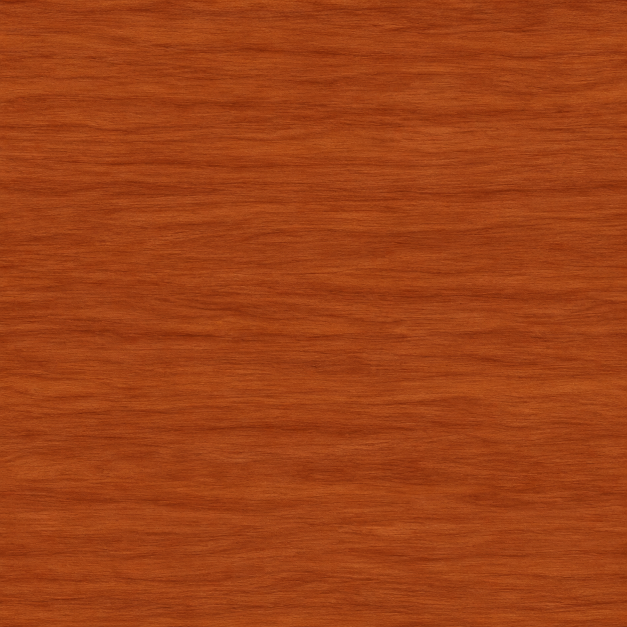
#> input picture art/wood/raw/cherry.png, 1254 x 1254 px (shown at 1/2 size)
$ python tile.py
#> lines starting #> are read from the running program, lines starting #| are printed output that depends on the picture
# /// script
# requires-python = ">=3.12"
# dependencies = ["pillow>=11"]
# ///
"""Shrink the desk wood swatches (art/wood/raw/<wood>.png) to the tiles the app ships.

Writes src/assets/wood/<wood>.jpg, 192 by 192, and prints each tile's size and
the raw swatch's mean colour, which is the wood's flat colour in the app.

Run: uv run --script art/wood/tile.py
"""

from __future__ import annotations

from pathlib import Path

from PIL import Image

ROOT = Path(__file__).resolve().parents[2]
RAW = ROOT / "art" / "wood" / "raw"
OUT = ROOT / "src" / "assets" / "wood"
TILE_PX = 192


def main() -> None:
    OUT.mkdir(parents=True, exist_ok=True)
    for swatch in sorted(RAW.glob("*.png")):
        with Image.open(swatch) as raw:
#> raw is the input picture: PIL image 1254x1254 RGB; mean R, G, B 158.5, 65, 21.5
            img = raw.convert("RGB")
        tile = OUT / f"{swatch.stem}.jpg"
        img.resize((TILE_PX, TILE_PX), Image.Resampling.LANCZOS).save(tile, quality=80, optimize=True)
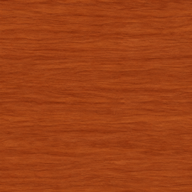
#> saved as cherry.jpg: PIL image 192x192 RGB; mean R, G, B 158.5, 65, 21.5
        mean = img.resize((1, 1), Image.Resampling.BOX).tobytes().hex()
#> mean = '9f4115'
        print(f"{swatch.stem}: {tile.stat().st_size} bytes, mean #{mean}")
#| cherry: 4085 bytes, mean #9f4115


if __name__ == "__main__":
    main()
